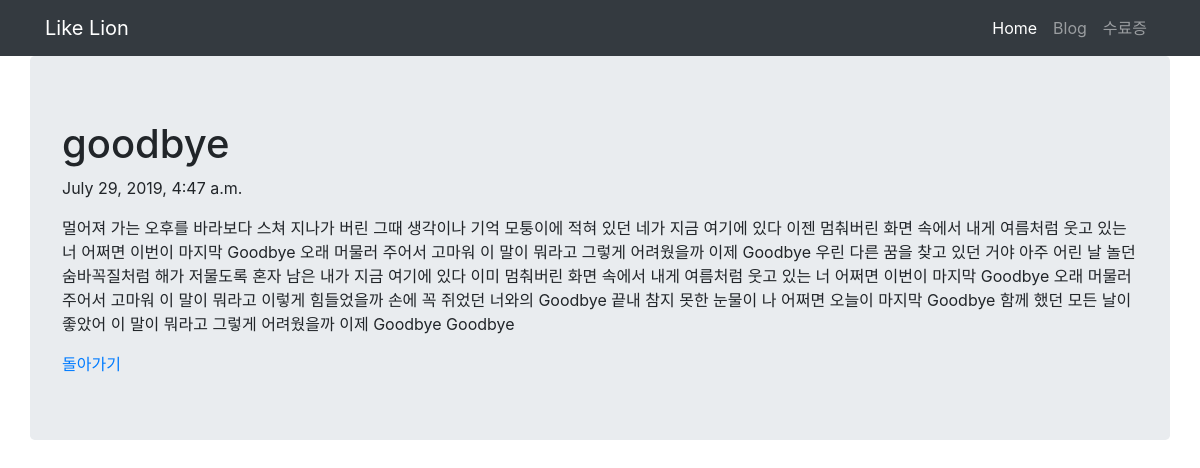
Page /blog/3 on the committed database.
### blog/models.py (models this page shows, shortened)
class Blog(models.Model):
    title = models.CharField(max_length=50)
    pub_date = models.DateTimeField('date published')
    body = models.TextField()

### blog/views.py (the view)
# urls.py: path('blog/<int:blog_id>', blog.views.detail, name='detail'),
def detail(request, blog_id):
    blog_detail = get_object_or_404(Blog, pk=blog_id)
    return render(request, 'blog/detail.html', {'blog':blog_detail})

### blog/templates/blog/detail.html (shortened to what this page needs)
<!DOCTYPE html>
<html lang="en">
<head>
    <link rel="stylesheet" href="https://stackpath.bootstrapcdn.com/bootstrap/4.1.3/css/bootstrap.min.css"
>
</head>
<body>
    <nav class="navbar navbar-expand-lg navbar-dark bg-dark">
        <div class="container">
            <a class="navbar-brand" href="{% url 'home' %}">Like Lion</a>
            <div class="collapse navbar-collapse" id="navbarNavAltMarkup">
                <div class="navbar-nav ml-auto">
                    <a class="nav-item nav-link active" href="{% url 'home' %}">Home</span></a>
                    <a class="nav-item nav-link" href="#">Blog</a>
                    <a class="nav-item nav-link" href="#">수료증</a>
                </div>
            </div>
        </div>
    </nav>
    <div class="container jumbotron">
        <h1>{{ blog.title }}</h1>
        <p>{{ blog.pub_date }}</p>
        <p>{{ blog.body }}</p>
        <a href="{% url 'home' %}">돌아가기</a>
    </div>
</body>
</html>

### rows in the picture
Blog: title "goodbye", pub_date "July 29, 2019, 4:47 a.m.", body "멀어져 가는 오후를 바라보다 스쳐 지나가 버린 그때 생각이나 기억 모퉁이에 적혀 있던 네가 지금 여기에 있다 이젠 멈춰버린 화면 속에서 내게 여름처럼 웃고 있는 너 어쩌면 이번이 마지막 Goodbye 오래 머물러 주어서 고마워 이 말이 뭐라고 그렇게 어려웠을까 이제 Goodbye 우린 다른 꿈을 찾고 있던 거야 아주 어린 날 놀던 숨바꼭질처럼 해가 저물도록 혼자 남은 내가 지금 여기에 있다 이미 멈춰버린 화면 속에서 내게 여름처럼 웃고 있는 너 어쩌면 이번이 마지막 Goodbye 오래 머물러 주어서 고마워 이 말이 뭐라고 이렇게 힘들었을까 손에 꼭 쥐었던 너와의 Goodbye 끝내 참지 못한 눈물이 나 어쩌면 오늘이 마지막 Goodbye 함께 했던 모든 날이 좋았어 이 말이 뭐라고 그렇게 어려웠을까 이제 Goodbye Goodbye"
